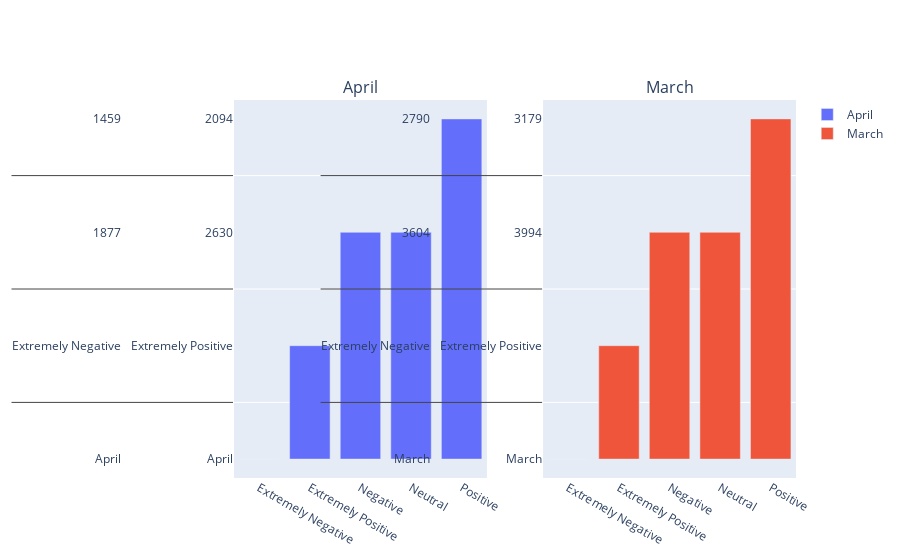

Here is the notebook cell this chart was saved with:
### Code cell
grouped_df = df.groupby(['DateTime', 'Sentiment'], as_index=False).count()

fig = make_subplots(rows=1,
                    cols=2,
                    subplot_titles=[
                        'April',  # 1. subplot title
                        'March'  # 2. subplot title
])

fig.add_trace(go.Bar(x=grouped_df[grouped_df['DateTime'] == 'April']['Sentiment'], y=grouped_df[grouped_df['DateTime'] == 'April'], name='April'),row=1, col=1)
fig.add_trace(go.Bar(x=grouped_df[grouped_df['DateTime'] == 'March']['Sentiment'], y=grouped_df[grouped_df['DateTime'] == 'March'], name='March'), row=1, col=2)
fig.show()

### Figure 1 — Plotly figure (JSON) as saved in the notebook; plotly's stock layout.template omitted (floating-point values rounded to 4 significant figures)
{"data": [{"name": "April", "type": "bar", "x": ["Extremely Negative", "Extremely Positive", "Negative", "Neutral", "Positive"], "xaxis": "x", "y": [["April", "Extremely Negative", 1877, 1877, 1459, 1877, 1877], ["April", "Extremely Positive", 2630, 2630, 2094, 2630, 2630], ["April", "Negative", 3616, 3616, 2848, 3616, 3616], ["April", "Neutral", 3127, 3127, 2528, 3127, 3127], ["April", "Positive", 4408, 4408, 3563, 4408, 4408]], "yaxis": "y"}, {"name": "March", "type": "bar", "x": ["Extremely Negative", "Extremely Positive", "Negative", "Neutral", "Positive"], "xaxis": "x2", "y": [["March", "Extremely Negative", 3604, 3604, 2790, 3604, 3604], ["March", "Extremely Positive", 3994, 3994, 3179, 3994, 3994], ["March", "Negative", 6301, 6301, 4915, 6301, 6301], ["March", "Neutral", 4586, 4586, 3644, 4586, 4586], ["March", "Positive", 7014, 7014, 5547, 7014, 7014]], "yaxis": "y2"}], "layout": {"annotations": [{"font": {"size": 16}, "showarrow": false, "text": "April", "x": 0.225, "xanchor": "center", "xref": "paper", "y": 1, "yanchor": "bottom", "yref": "paper"}, {"font": {"size": 16}, "showarrow": false, "text": "March", "x": 0.775, "xanchor": "center", "xref": "paper", "y": 1, "yanchor": "bottom", "yref": "paper"}], "xaxis": {"anchor": "y", "domain": [0, 0.45]}, "xaxis2": {"anchor": "y2", "domain": [0.55, 1]}, "yaxis": {"anchor": "x", "domain": [0, 1]}, "yaxis2": {"anchor": "x2", "domain": [0, 1]}}}
